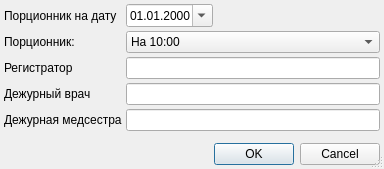
<?xml version="1.0" encoding="UTF-8"?>
<ui version="4.0">
 <class>FeedReportDialog</class>
 <widget class="QDialog" name="FeedReportDialog">
  <property name="windowModality">
   <enum>Qt::ApplicationModal</enum>
  </property>
  <property name="geometry">
   <rect>
    <x>0</x>
    <y>0</y>
    <width>384</width>
    <height>169</height>
   </rect>
  </property>
  <property name="windowTitle">
   <string>параметры отчёта</string>
  </property>
  <property name="sizeGripEnabled">
   <bool>true</bool>
  </property>
  <layout class="QGridLayout" name="gridLayout">
   <property name="margin">
    <number>4</number>
   </property>
   <property name="spacing">
    <number>4</number>
   </property>
   <item row="7" column="0" colspan="2">
    <spacer>
     <property name="orientation">
      <enum>Qt::Vertical</enum>
     </property>
     <property name="sizeHint" stdset="0">
      <size>
       <width>129</width>
       <height>20</height>
      </size>
     </property>
    </spacer>
   </item>
   <item row="8" column="0" colspan="3">
    <widget class="QDialogButtonBox" name="buttonBox">
     <property name="orientation">
      <enum>Qt::Horizontal</enum>
     </property>
     <property name="standardButtons">
      <set>QDialogButtonBox::Cancel|QDialogButtonBox::Ok</set>
     </property>
    </widget>
   </item>
   <item row="1" column="0">
    <widget class="QLabel" name="label_2">
     <property name="text">
      <string>Порционник:</string>
     </property>
    </widget>
   </item>
   <item row="1" column="1" colspan="2">
    <widget class="QComboBox" name="cmbIsFinal">
     <item>
      <property name="text">
       <string>На 10:00</string>
      </property>
     </item>
     <item>
      <property name="text">
       <string>На 7:00</string>
      </property>
     </item>
    </widget>
   </item>
   <item row="2" column="1" colspan="2">
    <widget class="QLineEdit" name="edtNameReg"/>
   </item>
   <item row="0" column="1">
    <widget class="CDateEdit" name="edtBegDate">
     <property name="sizePolicy">
      <sizepolicy hsizetype="Maximum" vsizetype="Fixed">
       <horstretch>0</horstretch>
       <verstretch>0</verstretch>
      </sizepolicy>
     </property>
     <property name="displayFormat">
      <string>dd.MM.yyyy</string>
     </property>
     <property name="calendarPopup">
      <bool>true</bool>
     </property>
    </widget>
   </item>
   <item row="0" column="0">
    <widget class="QLabel" name="lblBegDate">
     <property name="sizePolicy">
      <sizepolicy hsizetype="Maximum" vsizetype="Preferred">
       <horstretch>0</horstretch>
       <verstretch>0</verstretch>
      </sizepolicy>
     </property>
     <property name="text">
      <string>Порционник на дату</string>
     </property>
     <property name="buddy">
      <cstring>edtBegDate</cstring>
     </property>
    </widget>
   </item>
   <item row="0" column="2">
    <spacer>
     <property name="orientation">
      <enum>Qt::Horizontal</enum>
     </property>
     <property name="sizeHint" stdset="0">
      <size>
       <width>91</width>
       <height>20</height>
      </size>
     </property>
    </spacer>
   </item>
   <item row="2" column="0">
    <widget class="QLabel" name="lblNameReg">
     <property name="text">
      <string>Регистратор</string>
     </property>
    </widget>
   </item>
   <item row="3" column="1" colspan="2">
    <widget class="QLineEdit" name="edtNameDoctor"/>
   </item>
   <item row="3" column="0">
    <widget class="QLabel" name="lblNameDoctor">
     <property name="text">
      <string>Дежурный врач</string>
     </property>
    </widget>
   </item>
   <item row="5" column="0">
    <widget class="QLabel" name="lblNameNurse">
     <property name="text">
      <string>Дежурная медсестра</string>
     </property>
    </widget>
   </item>
   <item row="5" column="1" colspan="2">
    <widget class="QLineEdit" name="edtNameNurse"/>
   </item>
  </layout>
 </widget>
 <customwidgets>
  <customwidget>
   <class>CDateEdit</class>
   <extends>QDateEdit</extends>
   <header>library/DateEdit</header>
  </customwidget>
 </customwidgets>
 <tabstops>
  <tabstop>edtBegDate</tabstop>
  <tabstop>buttonBox</tabstop>
 </tabstops>
 <resources/>
 <connections>
  <connection>
   <sender>buttonBox</sender>
   <signal>accepted()</signal>
   <receiver>FeedReportDialog</receiver>
   <slot>accept()</slot>
   <hints>
    <hint type="sourcelabel">
     <x>112</x>
     <y>177</y>
    </hint>
    <hint type="destinationlabel">
     <x>102</x>
     <y>90</y>
    </hint>
   </hints>
  </connection>
  <connection>
   <sender>buttonBox</sender>
   <signal>rejected()</signal>
   <receiver>FeedReportDialog</receiver>
   <slot>reject()</slot>
   <hints>
    <hint type="sourcelabel">
     <x>225</x>
     <y>177</y>
    </hint>
    <hint type="destinationlabel">
     <x>236</x>
     <y>76</y>
    </hint>
   </hints>
  </connection>
 </connections>
</ui>
